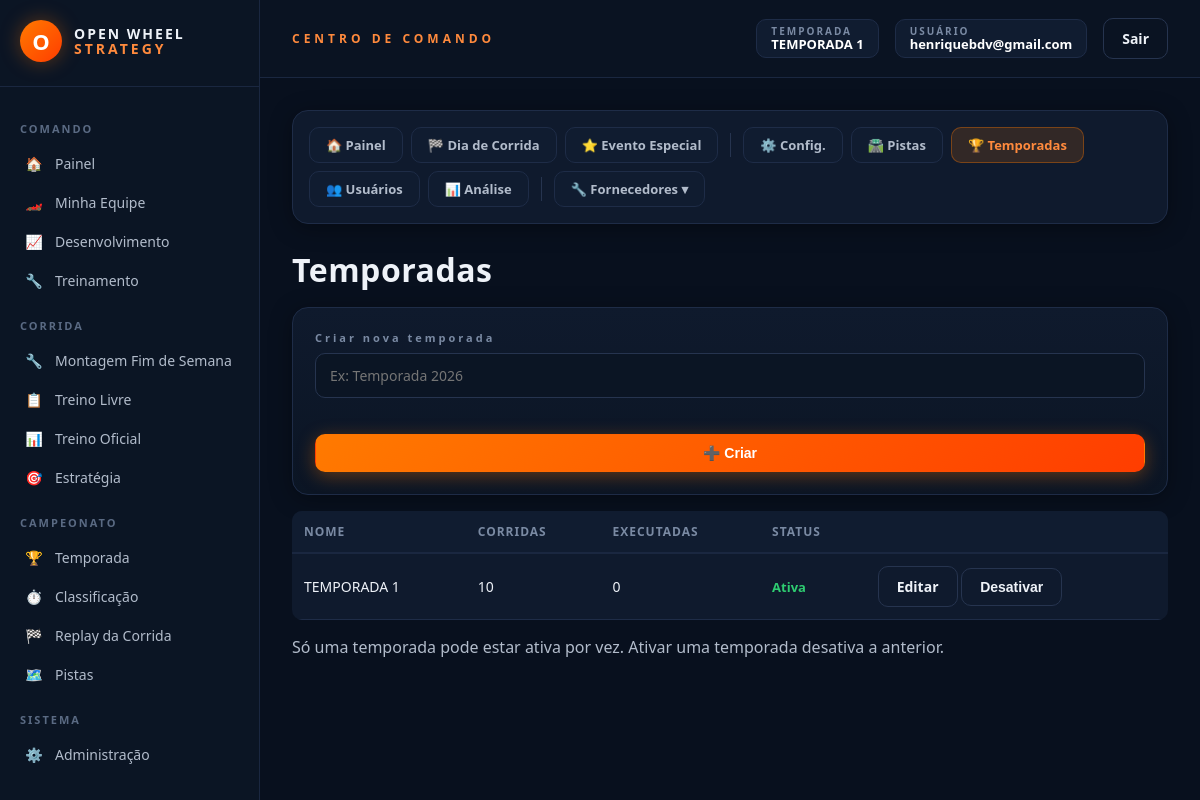
The app's page /admin/temporadas (signed in) with its own data.
### models_temporada.py (models this page shows, shortened)
class Temporada(db.Model):
    __tablename__ = "temporadas"
    id = db.Column(db.Integer, primary_key=True)
    nome = db.Column(db.String(120), nullable=False)
    ativa = db.Column(db.Boolean, default=False, nullable=False)
    data_criacao = db.Column(db.DateTime, default=datetime.utcnow)
    corridas_agendadas = db.relationship(
        "CorridaAgendada", backref="temporada",
        cascade="all, delete-orphan",
        order_by="CorridaAgendada.ordem",
    )
    @classmethod
    def ativa_atual(cls):
        try:
            return cls.query.filter_by(ativa=True).first()
        except (OperationalError, ProgrammingError, NoSuchTableError):
            return None
    def total_corridas(self):
        return len(self.corridas_agendadas)
    def corridas_executadas(self):
        return sum(1 for c in self.corridas_agendadas if c.executada)

class CorridaAgendada(db.Model):
    __tablename__ = "corridas_agendadas"
    id = db.Column(db.Integer, primary_key=True)
    temporada_id = db.Column(db.Integer, db.ForeignKey("temporadas.id"), nullable=False)
    pista_real_id = db.Column(db.Integer, nullable=False)
    pista_nome = db.Column(db.String(120))
    ordem = db.Column(db.Integer, nullable=False)
    executada = db.Column(db.Boolean, default=False, nullable=False)
    data_execucao = db.Column(db.DateTime)
    resultado_json = db.Column(db.Text, default="[]")

### models.py (models this page shows, shortened)
class Usuario(db.Model):
    __tablename__ = "usuarios"
    id = db.Column(db.Integer, primary_key=True)
    email = db.Column(db.String(150), unique=True, nullable=False)
    senha_hash = db.Column(db.String(255), nullable=True)
    google_id = db.Column(db.String(255), unique=True, nullable=True)
    eh_admin = db.Column(db.Boolean, default=False)
    criado_em = db.Column(db.DateTime, default=datetime.utcnow)
    grupo = db.Column(db.String(50), nullable=True)
    classe = db.Column(db.String(50), nullable=True)
    nick = db.Column(db.String(50), nullable=True)
    equipe = db.relationship("CarroJogador", backref="usuario", uselist=False)

### rotas/admin.py (the view, shortened to what this page needs)
    @app.route("/admin/temporadas", methods=["GET", "POST"])
    @admin_requerido
    def admin_temporadas():
        temporadas = Temporada.query.order_by(Temporada.data_criacao.desc()).all()
        return render_template("admin_temporadas.html", temporadas=temporadas)

### app.py (called while the page is built)
def _registrar_contexto(app):
    @app.context_processor
    def injetar_globais():
        usuario_id = session.get("usuario_id")
        usuario = Usuario.query.get(usuario_id) if usuario_id else None
        return {
            "usuario_logado": usuario,
            "categorias_fornecedor": FORNECEDORES_CONFIG,
            "temporada_ativa": Temporada.ativa_atual(),
        }

### extensoes.py (called while the page is built)
def admin_requerido(view_func):
    @functools.wraps(view_func)
    def wrapper(*args, **kwargs):
        from models import Usuario
        usuario_id = session.get("usuario_id")
        if not usuario_id:
            return redirect(url_for("login"))
        usuario = Usuario.query.get(usuario_id)
        if not usuario or not usuario.eh_admin:
            return render_template("acesso_negado.html"), 403
        return view_func(*args, **kwargs)
    return wrapper

### templates/admin_temporadas.html
{% extends "admin_base.html" %}
{% set secao_admin = 'temporadas' %}
{% block admin_content %}
<h1 class="ows-mb-md">Temporadas</h1>
<div class="ows-card ows-mb-md">
    <h3 class="ows-mb-sm">Criar nova temporada</h3>
    <form method="POST" class="ows-form ows-grid-2">
        <input class="ows-input" type="text" name="nome" placeholder="Ex: Temporada 2026" required>
        <button type="submit" class="ows-btn ows-btn-primary">➕ Criar</button>
    </form>
</div>
<table class="ows-admin-table">
    <thead><tr><th>Nome</th><th>Corridas</th><th>Executadas</th><th>Status</th><th></th></tr></thead>
    <tbody>
        {% for t in temporadas %}
        <tr>
            <td>{{ t.nome }}</td>
            <td>{{ t.total_corridas() }}</td>
            <td>{{ t.corridas_executadas() }}</td>
            <td>{% if t.ativa %}<span class="ows-badge-value ows-text-success">Ativa</span>{% else %}<span class="ows-badge-label">Inativa</span>{% endif %}</td>
            <td>
                <a href="{{ url_for('admin_temporada_editar', temporada_id=t.id) }}" class="ows-btn ows-btn-ghost">Editar</a>
                {% if t.ativa %}
                    <form method="POST" action="{{ url_for('admin_temporada_desativar', temporada_id=t.id) }}" class="ows-admin-inline-form">
                        <button type="submit" class="ows-btn ows-btn-ghost">Desativar</button>
                    </form>
                {% else %}
                    <form method="POST" action="{{ url_for('admin_temporada_ativar', temporada_id=t.id) }}" class="ows-admin-inline-form">
                        <button type="submit" class="ows-btn ows-btn-primary">Ativar</button>
                    </form>
                {% endif %}
            </td>
        </tr>
        {% else %}
        <tr><td colspan="5" class="ows-muted">Nenhuma temporada.</td></tr>
        {% endfor %}
    </tbody>
</table>
<p class="ows-hint ows-mt-md">Só uma temporada pode estar ativa por vez. Ativar uma temporada desativa a anterior.</p>
{% endblock %}

### templates/base.html (shortened to what this page needs)
<!DOCTYPE html>
<html lang="pt-br">
<head>
    <link href="{{ url_for('static', filename='css/variaveis.css') }}" rel="stylesheet">
    <link href="{{ url_for('static', filename='css/base.css') }}" rel="stylesheet">
    <link href="{{ url_for('static', filename='css/componentes.css') }}" rel="stylesheet">
    <link href="{{ url_for('static', filename='css/formularios.css') }}" rel="stylesheet">
    {% block css_extra %}{% endblock %}
</head>
<body>
{% if usuario_logado %}
<div class="ows-shell">
    <aside class="ows-sidebar">
        <div class="ows-logo">
            <div class="ows-logo-mark">O</div>
            <div class="ows-logo-text">OPEN WHEEL<br><span>STRATEGY</span></div>
        </div>
        <div class="ows-menu-section">COMANDO</div>
        <a href="{{ url_for('home') }}" class="ows-menu-link {% if request.endpoint == 'home' %}active{% endif %}"><span class="ows-icon">🏠</span> Painel</a>
        <a href="{{ url_for('minha_equipe') }}" class="ows-menu-link {% if request.endpoint == 'minha_equipe' %}active{% endif %}"><span class="ows-icon">🏎️</span> Minha Equipe</a>
        <a href="{{ url_for('desenvolvimento_view') }}" class="ows-menu-link {% if request.endpoint == 'desenvolvimento_view' %}active{% endif %}"><span class="ows-icon">📈</span> Desenvolvimento</a>
        <a href="{{ url_for('treinamento_view') }}" class="ows-menu-link {% if request.endpoint == 'treinamento_view' %}active{% endif %}"><span class="ows-icon">🔧</span> Treinamento</a>
        <div class="ows-menu-section">CORRIDA</div>
        <a href="{{ url_for('montagem_fim_de_semana') }}" class="ows-menu-link {% if request.endpoint == 'montagem_fim_de_semana' %}active{% endif %}"><span class="ows-icon">🔧</span> Montagem Fim de Semana</a>
        <a href="{{ url_for('treino_livre_view') }}" class="ows-menu-link {% if request.endpoint == 'treino_livre_view' %}active{% endif %}"><span class="ows-icon">📋</span> Treino Livre</a>
        <a href="{{ url_for('treino_oficial_view') }}" class="ows-menu-link {% if request.endpoint == 'treino_oficial_view' %}active{% endif %}"><span class="ows-icon">📊</span> Treino Oficial</a>
        <a href="{{ url_for('estrategia_corrida_view') }}" class="ows-menu-link {% if request.endpoint == 'estrategia_corrida_view' %}active{% endif %}"><span class="ows-icon">🎯</span> Estratégia</a>
        <div class="ows-menu-section">CAMPEONATO</div>
        <a href="{{ url_for('temporada_view') }}" class="ows-menu-link {% if request.endpoint == 'temporada_view' %}active{% endif %}"><span class="ows-icon">🏆</span> Temporada</a>
        <a href="{{ url_for('classificacao_view') }}" class="ows-menu-link {% if request.endpoint == 'classificacao_view' %}active{% endif %}"><span class="ows-icon">⏱️</span> Classificação</a>
        <a href="{{ url_for('corrida_view') }}" class="ows-menu-link {% if request.endpoint == 'corrida_view' %}active{% endif %}"><span class="ows-icon">🏁</span> Replay da Corrida</a>
        <a href="{{ url_for('pistas_reais_view') }}" class="ows-menu-link {% if request.endpoint == 'pistas_reais_view' %}active{% endif %}"><span class="ows-icon">🗺️</span> Pistas</a>
        {% if usuario_logado.eh_admin %}
        <div class="ows-menu-section">SISTEMA</div>
        <a href="{{ url_for('admin_dashboard') }}" class="ows-menu-link {% if request.endpoint == 'admin_dashboard' %}active{% endif %}"><span class="ows-icon">⚙️</span> Administração</a>
        {% endif %}
    </aside>
    <div class="ows-main">
        <header class="ows-topbar">
            <div class="ows-topbar-title">CENTRO DE COMANDO</div>
            <div class="ows-topbar-right">
                {% if temporada_ativa %}
                <div class="ows-badge">
                    <div class="ows-badge-label">TEMPORADA</div>
                    <div class="ows-badge-value">{{ temporada_ativa.nome }}</div>
                </div>
                {% endif %}
                <div class="ows-badge">
                    <div class="ows-badge-label">USUÁRIO</div>
                    <div class="ows-badge-value">{{ usuario_logado.email }}</div>
                </div>
                <a href="{{ url_for('logout') }}" class="ows-btn ows-btn-ghost">Sair</a>
            </div>
        </header>
        <div class="ows-content">
            {% block content %}{% endblock %}
        </div>
    </div>
</div>
{% endif %}
</body>
</html>

### static/css/variaveis.css (style rules this page uses)
:root { --font-family: 'Segoe UI', 'Inter', Tahoma, sans-serif; --font-mono: 'Courier New', Courier, monospace; --bg-body: #08101e; --bg-sidebar: #0b1524; --bg-topbar: #0a1322; --bg-surface: #101c30; --bg-card-start: #0f1a2d; --bg-card-end: #0b1524; --bg-hover: #0f1c30; --text-white: #ffffff; --text-main: #eef2f8; --text-muted: #b2bccb; --text-label: #7a8aa3; --text-dark: #5a6a83; --color-primary: #ff7a00; --color-primary-dark: #ff3d00; --color-primary-light: #ff8a3d; --color-primary-faded: rgba(255, 122, 0, 0.15); --color-primary-border: rgba(255, 122, 0, 0.35); --color-danger: #b93030; --color-danger-light: #ffb0b0; --color-danger-bg: rgba(255, 70, 70, 0.1); --color-danger-border: rgba(255, 70, 70, 0.4); --color-success: #2ecc71; --color-success-light: #8fe2a0; --color-success-bg: rgba(46, 125, 50, 0.12); --color-success-border: rgba(46, 125, 50, 0.4); --color-warning: #f1c40f; --color-warning-bg: rgba(241, 196, 15, 0.1); --color-warning-border: rgba(241, 196, 15, 0.4); --color-info: #3498db; --color-info-bg: rgba(52, 152, 219, 0.1); --color-info-border: rgba(52, 152, 219, 0.4); --border-light: #26344f; --border-main: #1e2c47; --border-dark: #1a2740; --shadow-card: 0 4px 22px rgba(0, 0, 0, 0.35); --shadow-btn-primary: 0 4px 18px rgba(255, 120, 0, 0.35); --shadow-logo: 0 0 20px rgba(255, 120, 0, 0.35); --spacing-sm: 8px; --spacing-md: 16px; --spacing-lg: 24px; --spacing-xl: 32px; --radius-sm: 4px; --radius-md: 10px; --radius-lg: 16px; --radius-xl: 20px; }

### static/css/base.css (style rules this page uses)
* { box-sizing: border-box; }
html, body { margin: 0; padding: 0; font-family: var(--font-family); background: var(--bg-body); color: var(--text-main); min-height: 100vh; }
a { color: inherit; text-decoration: none; }
h1, h2, h3, h4 { margin: 0 0 12px 0; letter-spacing: 0.5px; }
p { margin: 0 0 12px 0; color: var(--text-muted); }
.ows-shell { display: flex; min-height: 100vh; }
.ows-sidebar { width: 260px; background: var(--bg-sidebar); border-right: 1px solid var(--border-dark); padding: 20px 0 40px 0; position: sticky; top: 0; height: 100vh; overflow-y: auto; }
.ows-logo { display: flex; align-items: center; gap: 12px; padding: 0 20px 24px 20px; border-bottom: 1px solid var(--border-dark); margin-bottom: var(--spacing-md); }
.ows-logo-mark { width: 42px; height: 42px; border-radius: 50%; background: linear-gradient(135deg, var(--color-primary), var(--color-primary-dark)); display: flex; align-items: center; justify-content: center; font-weight: 800; font-size: 22px; color: var(--text-white); box-shadow: var(--shadow-logo); }
.ows-logo-text { font-weight: 800; font-size: 14px; line-height: 1.1; letter-spacing: 2px; }
.ows-logo-text span { color: var(--color-primary-light); font-weight: 600; letter-spacing: 3px; }
.ows-menu-section { padding: 18px 20px 8px 20px; font-size: 11px; letter-spacing: 2px; color: var(--text-dark); font-weight: 700; }
.ows-menu-link { display: flex; align-items: center; gap: 10px; padding: 10px 20px; color: var(--text-muted); font-size: 14px; transition: all .15s ease; border-left: 3px solid transparent; }
.ows-icon { width: 22px; text-align: center; }
.ows-main { flex: 1; min-width: 0; display: flex; flex-direction: column; }
.ows-topbar { display: flex; align-items: center; justify-content: space-between; padding: 18px 32px; background: var(--bg-topbar); border-bottom: 1px solid var(--border-dark); position: sticky; top: 0; z-index: 20; }
.ows-topbar-title { font-size: 12px; letter-spacing: 4px; color: var(--color-primary-light); font-weight: 700; }
.ows-topbar-right { display: flex; align-items: center; gap: var(--spacing-md); }
.ows-content { padding: var(--spacing-xl); flex: 1; }

### static/css/formularios.css (style rules this page uses)
.ows-form { display: flex; flex-direction: column; }
.ows-form input[type="text"], .ows-form input[type="email"], .ows-form input[type="password"], .ows-form input[type="number"], .ows-form select, input.ows-input, select.ows-select { width: 100%; background: var(--bg-sidebar); border: 1px solid var(--border-light); color: var(--text-white); padding: 12px 14px; border-radius: var(--radius-md); font-size: 14px; outline: none; font-family: var(--font-family); transition: border-color 0.15s ease; }
.ows-form button[type="submit"] { margin-top: 20px; }

### records on screen
Temporada: nome "TEMPORADA 1", total_corridas "10", corridas_executadas "0", ativa "Ativa"
Usuario: email "henriquebdv@gmail.com"
